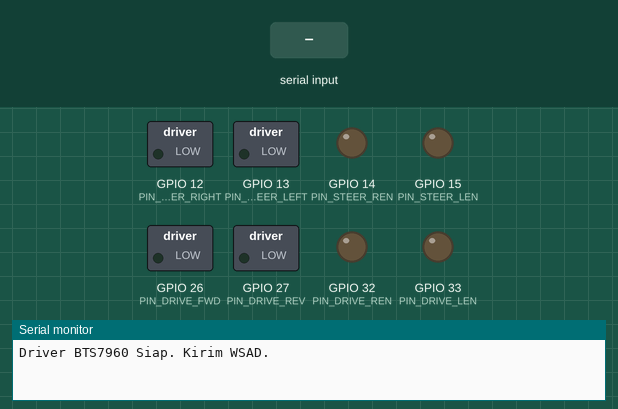
A sketch run on a simulated ESP32. On the bench: switched loads named in the sketch (green lamp = pin HIGH), output pins drawn as LEDs (lit = HIGH), the last lines printed to the serial monitor. The inputs (shaded band) are chosen by the test bench. Nothing arrives over Bluetooth unless stated.

Above: at 1.2 s.
1.3 s: "W" received over the second serial link
At 1.9 s:
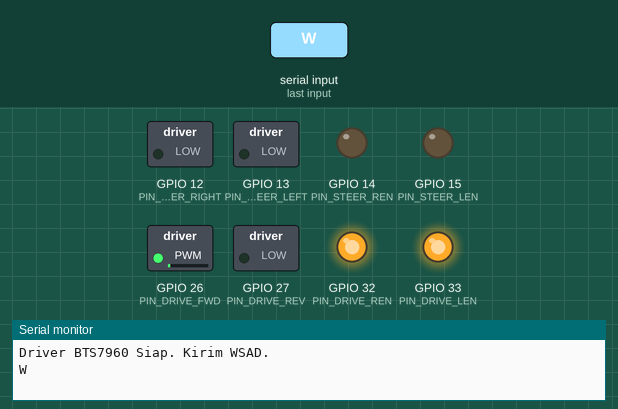
4.3 s: "S" received over the second serial link
At 4.9 s:
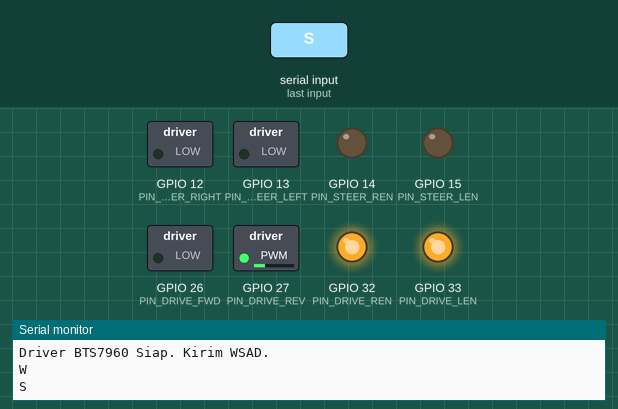
7.3 s: "w" received over the second serial link
10.3 s: "D" received over the second serial link
At 10.9 s:
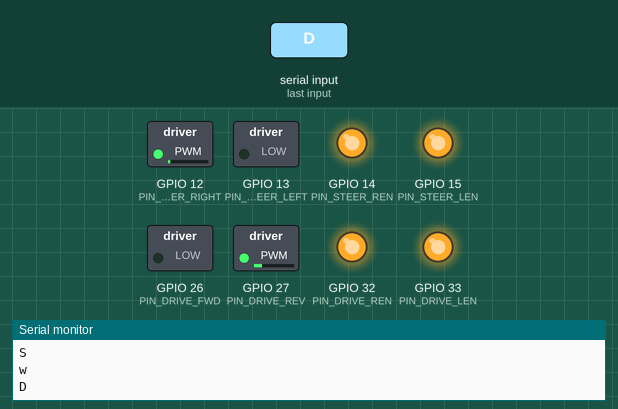
13.3 s: "A" received over the second serial link
At 13.9 s:
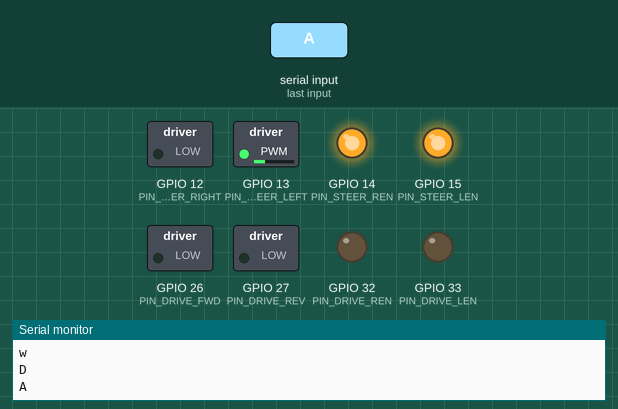
16.3 s: "d" received over the second serial link
Timing chart, 0 to 20.3 s (numbered marks = the images above; inputs shaded):
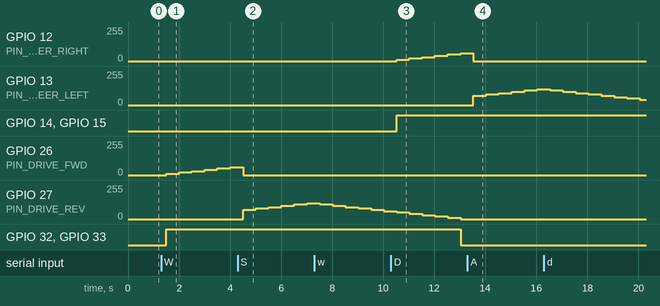

Measured:
- after the input at 1.3 s, GPIO 26 (PIN_DRIVE_FWD): moves from 0/255 to 60/255 over 2.5 s, starting after 0.20 s; GPIO 32 (PIN_DRIVE_REN), GPIO 33 (PIN_DRIVE_LEN): LOW → HIGH after 0.20 s
- after the input at 4.3 s, GPIO 27 (PIN_DRIVE_REV): moves from 0/255 to 120/255 over 2.5 s, starting after 0.21 s
- after the input at 10.3 s, GPIO 12 (PIN_STEER_RIGHT): moves from 0/255 to 60/255 over 2.5 s, starting after 0.23 s; GPIO 14 (PIN_STEER_REN), GPIO 15 (PIN_STEER_LEN): LOW → HIGH after 0.23 s
- after the input at 13.3 s, GPIO 13 (PIN_STEER_LEFT): moves from 0/255 to 120/255 over 2.5 s, starting after 0.23 s

The sketch:

main.ino
```cpp
#include "BluetoothSerial.h"

#if !defined(CONFIG_BT_ENABLED) || !defined(CONFIG_BLUEDROID_ENABLED)
#error Bluetooth is not enabled!
#endif

BluetoothSerial SerialBT;

// --- PIN PWM BTS7960 ---
// Motor Penggerak (Modul #1)
#define PIN_DRIVE_FWD 26
#define PIN_DRIVE_REV 27

// Motor Setir (Modul #2)
#define PIN_STEER_RIGHT 12
#define PIN_STEER_LEFT  13

// --- PIN ENABLE BTS7960 ---
// Motor Penggerak
#define PIN_DRIVE_REN 32
#define PIN_DRIVE_LEN 33

// Motor Setir
#define PIN_STEER_REN 14
#define PIN_STEER_LEN 15

// PWM CONFIG
const int pwmFreq = 5000;
const int pwmRes = 8;

// Variabel motor
int maxDriveSpeed = 200;
int targetDriveSpeed = 0;
int currentDriveSpeed = 0;
int driveDirection = 0;

int maxSteerSpeed = 255;
int targetSteerSpeed = 0;
int currentSteerSpeed = 0;
int steerDirection = 0;

const int ACCEL_STEP = 10;
// const int ACCEL_INTERVAL = 20;
const int ACCEL_INTERVAL = 500;
unsigned long lastAccelTime = 0;

void setup() {
  Serial.begin(115200);
  SerialBT.begin("Mobil_ESP32_BTS7960");
  Serial.println("Driver BTS7960 Siap. Kirim WSAD.");

  // --- Set pin EN sebagai OUTPUT ---
  pinMode(PIN_DRIVE_REN, OUTPUT);
  pinMode(PIN_DRIVE_LEN, OUTPUT);
  pinMode(PIN_STEER_REN, OUTPUT);
  pinMode(PIN_STEER_LEN, OUTPUT);

  // Matikan semua EN saat boot (AMAN)w
  digitalWrite(PIN_DRIVE_REN, LOW);
  digitalWrite(PIN_DRIVE_LEN, LOW);
  digitalWrite(PIN_STEER_REN, LOW);
  digitalWrite(PIN_STEER_LEN, LOW);

  // --- Set PWM ---
  ledcAttach(PIN_DRIVE_FWD,  pwmFreq, pwmRes);
  ledcAttach(PIN_DRIVE_REV,  pwmFreq, pwmRes);
  ledcAttach(PIN_STEER_RIGHT, pwmFreq, pwmRes);
  ledcAttach(PIN_STEER_LEFT,  pwmFreq, pwmRes);

  // Matikan PWM
  ledcWrite(PIN_DRIVE_FWD, 0);
  ledcWrite(PIN_DRIVE_REV, 0);
  ledcWrite(PIN_STEER_RIGHT, 0);
  ledcWrite(PIN_STEER_LEFT, 0);
}

// =========================================================
// MOTOR PENGGERAK
// =========================================================
void handleDriveAcceleration() {
  if (currentDriveSpeed < targetDriveSpeed) {
    currentDriveSpeed += ACCEL_STEP;
    if (currentDriveSpeed > targetDriveSpeed) currentDriveSpeed = targetDriveSpeed;
  } else if (currentDriveSpeed > targetDriveSpeed) {
    currentDriveSpeed -= ACCEL_STEP;
    if (currentDriveSpeed < targetDriveSpeed) currentDriveSpeed = targetDriveSpeed;
  }

  if (currentDriveSpeed == 0) {
    // Stop
    ledcWrite(PIN_DRIVE_FWD, 0);
    ledcWrite(PIN_DRIVE_REV, 0);
    digitalWrite(PIN_DRIVE_REN, LOW);
    digitalWrite(PIN_DRIVE_LEN, LOW);
    driveDirection = 0;
    return;
  }

  // Enable dulu
  digitalWrite(PIN_DRIVE_REN, HIGH);
  digitalWrite(PIN_DRIVE_LEN, HIGH);

  if (driveDirection == 1)  {  // MAJU
    ledcWrite(PIN_DRIVE_FWD, currentDriveSpeed);
    ledcWrite(PIN_DRIVE_REV, 0);
  } else if (driveDirection == -1) {  // MUNDUR
    ledcWrite(PIN_DRIVE_FWD, 0);
    ledcWrite(PIN_DRIVE_REV, currentDriveSpeed);
  }
}

// =========================================================
// MOTOR SETIR
// =========================================================
void handleSteerAcceleration() {
  if (currentSteerSpeed < targetSteerSpeed) {
    currentSteerSpeed += ACCEL_STEP;
    if (currentSteerSpeed > targetSteerSpeed) currentSteerSpeed = targetSteerSpeed;
  } else if (currentSteerSpeed > targetSteerSpeed) {
    currentSteerSpeed -= ACCEL_STEP;
    if (currentSteerSpeed < targetSteerSpeed) currentSteerSpeed = targetSteerSpeed;
  }

  if (currentSteerSpeed == 0) {
    ledcWrite(PIN_STEER_RIGHT, 0);
    ledcWrite(PIN_STEER_LEFT, 0);
    digitalWrite(PIN_STEER_REN, LOW);
    digitalWrite(PIN_STEER_LEN, LOW);
    steerDirection = 0;
    return;
  }

  // Aktifkan EN
  digitalWrite(PIN_STEER_REN, HIGH);
  digitalWrite(PIN_STEER_LEN, HIGH);

  if (steerDirection == 1) { // KANAN
    ledcWrite(PIN_STEER_RIGHT, currentSteerSpeed);
    ledcWrite(PIN_STEER_LEFT, 0);
  } else if (steerDirection == -1) { // KIRI
    ledcWrite(PIN_STEER_RIGHT, 0);
    ledcWrite(PIN_STEER_LEFT, currentSteerSpeed);
  }
}

// =========================================================
// LOOP
// =========================================================
void loop() {
  if (SerialBT.available()) {
    char cmd = SerialBT.read();
    Serial.println(cmd);

    switch (cmd) {
      case 'W':
        driveDirection = 1;
        targetDriveSpeed = maxDriveSpeed;
        break;
      case 'S':
        driveDirection = -1;
        targetDriveSpeed = maxDriveSpeed;
        break;
      case 'w':
      case 's':
        targetDriveSpeed = 0;
        break;

      case 'D':
        steerDirection = 1;
        targetSteerSpeed = maxSteerSpeed;
        break;
      case 'A':
        steerDirection = -1;
        targetSteerSpeed = maxSteerSpeed;
        break;
      case 'd':
      case 'a':
        targetSteerSpeed = 0;
        break;
    }
  }

  if (millis() - lastAccelTime > ACCEL_INTERVAL) {
    lastAccelTime = millis();
    handleDriveAcceleration();
    handleSteerAcceleration();
  }
}
```
